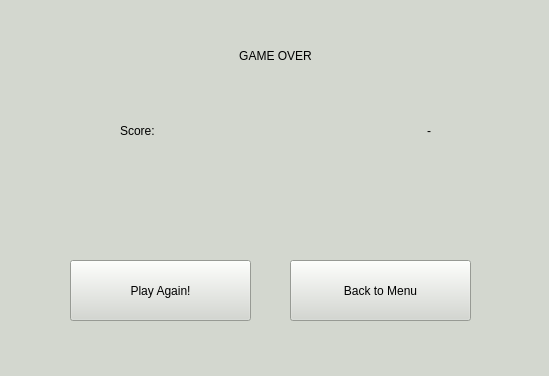
<?xml version="1.0" encoding="UTF-8"?>
<ui version="4.0">
 <class>MainWindow</class>
 <widget class="QMainWindow" name="MainWindow">
  <property name="geometry">
   <rect>
    <x>0</x>
    <y>0</y>
    <width>549</width>
    <height>376</height>
   </rect>
  </property>
  <property name="windowTitle">
   <string>MainWindow</string>
  </property>
  <property name="styleSheet">
   <string notr="true">background-color: rgb(211, 215, 207);</string>
  </property>
  <widget class="QWidget" name="centralwidget">
   <widget class="QLabel" name="label">
    <property name="geometry">
     <rect>
      <x>120</x>
      <y>100</y>
      <width>141</width>
      <height>61</height>
     </rect>
    </property>
    <property name="styleSheet">
     <string notr="true">font: 30pt &quot;MS Shell Dlg 2&quot;;</string>
    </property>
    <property name="text">
     <string>Score:</string>
    </property>
   </widget>
   <widget class="QLabel" name="label_2">
    <property name="geometry">
     <rect>
      <x>10</x>
      <y>30</y>
      <width>531</width>
      <height>51</height>
     </rect>
    </property>
    <property name="styleSheet">
     <string notr="true">font: 30pt &quot;MS Shell Dlg 2&quot;;</string>
    </property>
    <property name="text">
     <string>GAME OVER</string>
    </property>
    <property name="alignment">
     <set>Qt::AlignCenter</set>
    </property>
   </widget>
   <widget class="QLabel" name="lb_Score">
    <property name="geometry">
     <rect>
      <x>300</x>
      <y>100</y>
      <width>131</width>
      <height>61</height>
     </rect>
    </property>
    <property name="styleSheet">
     <string notr="true">font: 30pt &quot;MS Shell Dlg 2&quot;;</string>
    </property>
    <property name="text">
     <string>-</string>
    </property>
    <property name="alignment">
     <set>Qt::AlignRight|Qt::AlignTrailing|Qt::AlignVCenter</set>
    </property>
   </widget>
   <widget class="QPushButton" name="b_Back">
    <property name="geometry">
     <rect>
      <x>290</x>
      <y>260</y>
      <width>181</width>
      <height>61</height>
     </rect>
    </property>
    <property name="styleSheet">
     <string notr="true">font: 20pt &quot;MS Shell Dlg 2&quot;;</string>
    </property>
    <property name="text">
     <string>Back to Menu</string>
    </property>
   </widget>
   <widget class="QPushButton" name="b_PlayAgain">
    <property name="geometry">
     <rect>
      <x>70</x>
      <y>260</y>
      <width>181</width>
      <height>61</height>
     </rect>
    </property>
    <property name="styleSheet">
     <string notr="true">font: 20pt &quot;MS Shell Dlg 2&quot;;</string>
    </property>
    <property name="text">
     <string>Play Again!</string>
    </property>
   </widget>
  </widget>
 </widget>
 <resources/>
 <connections/>
</ui>
